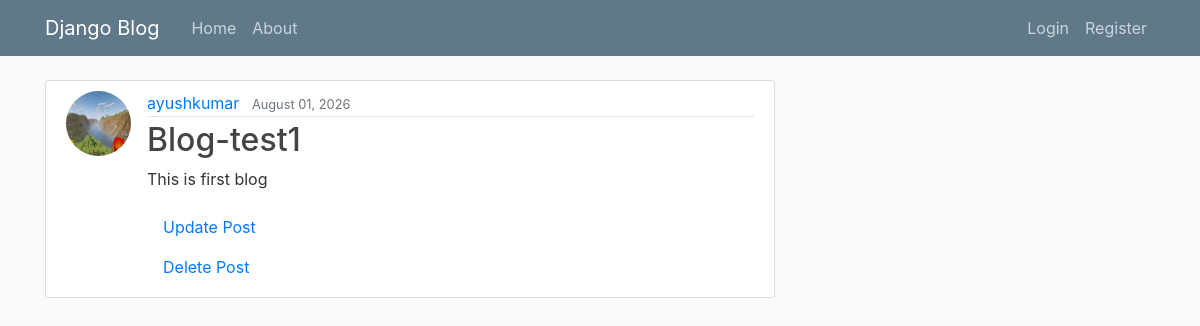
Page /post/4/ on the earlier database version.
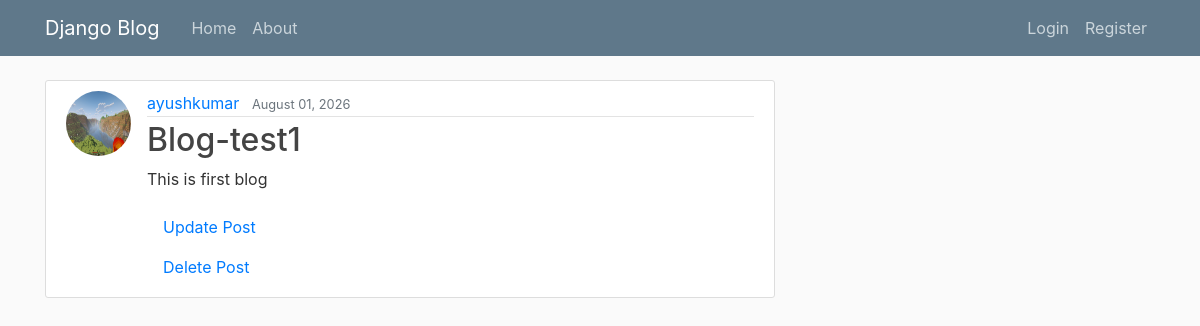
Same page on the later database version.
### blog/models.py (models this page shows, shortened)
class post(models.Model):
    title = models.CharField(max_length=100)
    content = models.TextField()
    date_posted = models.DateTimeField(default=timezone.now)
    author = models.ForeignKey(User, on_delete=models.CASCADE)

### users/models.py (models this page shows, shortened)
class profile(models.Model):
    user = models.OneToOneField(User, on_delete=models.CASCADE)
    image = models.ImageField(default='default.png', upload_to='profile_pics')

### blog/views.py (the view)
# urls.py: path('post/<int:pk>/', PostDetailView.as_view(), name='post-detail'),
class PostDetailView(DetailView):
    model = post

### blog/templates/blog/post_detail.html
{% extends "blog/base.html" %}
{% block content %}
<article class="media content-section">
  <img class="rounded-circle article-img" src="{{object.author.profile.image.url}}">
    <div class="media-body">
    <div class="article-metadata">
      <a class="mr-2" href="#">{{ object.author }}</a>
      <small class="text-muted">{{ object.date_posted| date:"F d, Y"}}</small>
    </div>
    <h2 class="article-title">{{ object.title }}</h2>
    <p class="article-content">{{ object.content }}</p>
    <div class="link-container">
    <a class="nav-item nav-link" href="{% url 'post-update' post.id %}">Update Post</a>
    <a class="nav-item nav-link" href="{% url 'post-delete' post.id %}">Delete Post</a>
    </div>
  </div>
</article>
{% endblock content %}

Differences in the rows shown:
changed through a linked row, post "Blog-test1": author.profile.image: a different picture
